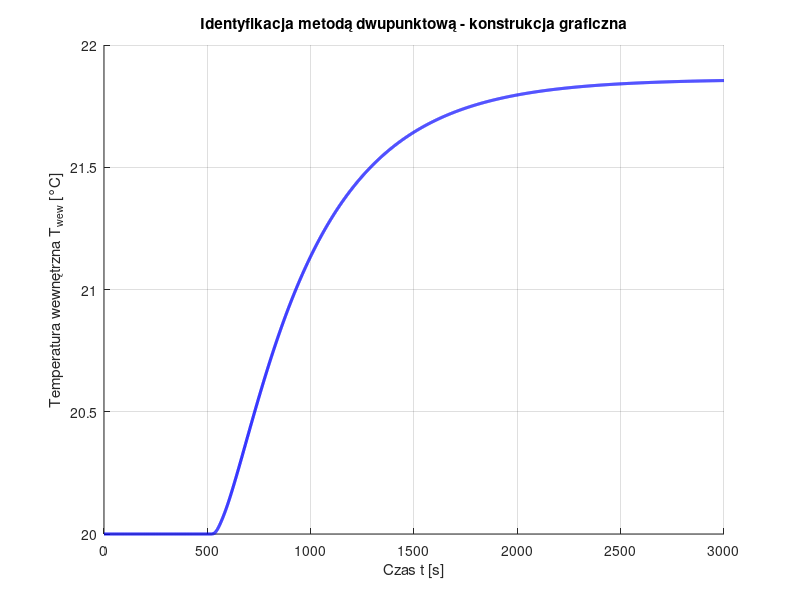

MATLAB code for this plot: (Note: this script raises an error after producing the figure.)
clear all; clc;
load('modele_transmitancje.mat');

figure('Name', 'Metoda dwupunktowa', 'Color', 'w');
hold on; grid on;
title('Identyfikacja metodą dwupunktową - konstrukcja graficzna');
xlabel('Czas t [s]');
ylabel('Temperatura wewnętrzna T_{wew} [°C]');

% 1. Odpowiedź obiektu i poziomy odniesienia
h_ob = plot(t, aTwew, 'b-', 'LineWidth', 2.2);
yline(y0, 'k--', 'Poziom początkowy T_{wew0}', 'LabelHorizontalAlignment', 'left');
yline(y_ust, 'k--', 'Wartość ustalona T_{wew,ust}', 'LabelHorizontalAlignment', 'left');
xline(czas_skok, 'r:', 'Chwila skoku t_0 = 500 s', 'LabelVerticalAlignment', 'bottom');

% 2. Linie rzutujące punkty na osie
plot([t_p1, t_p1], [y0, y_p1], 'k:', 'LineWidth', 1.2);
plot([0, t_p1], [y_p1, y_p1], 'k:', 'LineWidth', 1.2);
plot([t_p2, t_p2], [y0, y_p2], 'k:', 'LineWidth', 1.2);
plot([0, t_p2], [y_p2, y_p2], 'k:', 'LineWidth', 1.2);

% 3. Punkty pomiarowe 28.3% i 63.2%
h_p1 = plot(t_p1, y_p1, 'ko', 'MarkerSize', 8, 'MarkerFaceColor', 'g');
h_p2 = plot(t_p2, y_p2, 'ko', 'MarkerSize', 8, 'MarkerFaceColor', 'y');

% 4. Podpisy na wykresie
text(t_p1 + 35, y_p1 - 0.04, sprintf('28.3%% (t = %.1f s, T_{wew} = %.2f °C)', t_p1, y_p1), ...
     'FontSize', 10, 'FontWeight', 'bold', 'Color', [0 0.5 0]);
text(t_p2 + 35, y_p2 - 0.04, sprintf('63.2%% (t = %.1f s, T_{wew} = %.2f °C)', t_p2, y_p2), ...
     'FontSize', 10, 'FontWeight', 'bold', 'Color', [0.6 0.5 0]);

ylim([y0 - 0.1, y_ust + 0.15]);
legend([h_ob, h_p1, h_p2], ...
       {'Odpowiedź obiektu T_{wew}', 'Punkt 28.3% przyrostu', 'Punkt 63.2% przyrostu'}, ...
       'FontSize', 10, 'Location', 'southeast');
